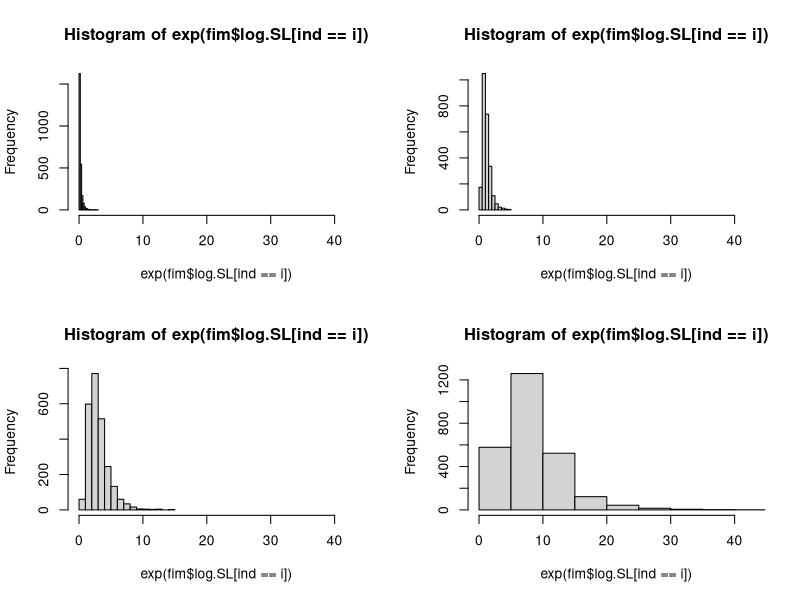
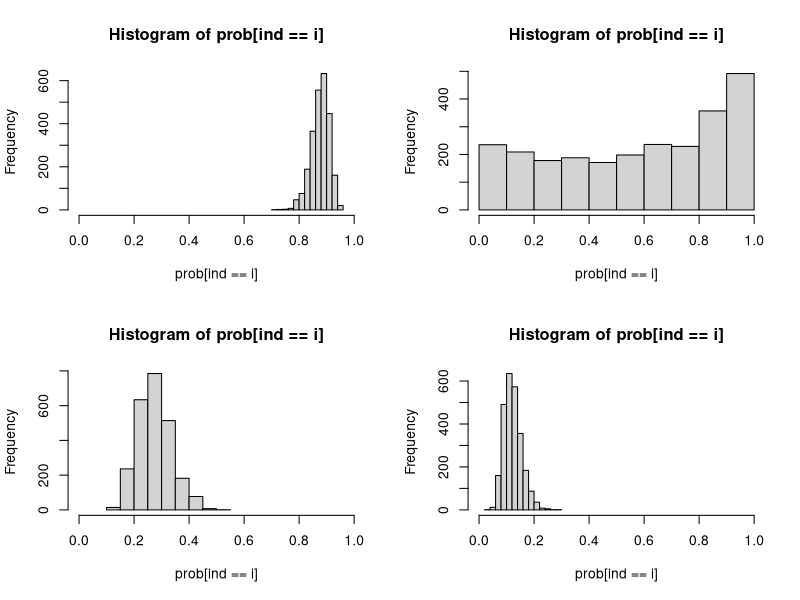

The R source for these figures, in order: (Note: this script raises an error after producing the figures.)
rm(list=ls(all=TRUE))
set.seed(1)

#parameters
nobs=10000
ngroup=4
mu.SL.true=mu.SL=c(-2,0,1,2)
sd.SL.true=sd.SL=c(1,0.5,0.5,0.5)
mu.TA.true=mu.TA=c(2,0.5,-1,-2)
sd.TA.true=sd.TA=c(0.3,2,0.3,0.3)

#get group assignments
tmp=rmultinom(nobs,size=1,prob=rep(1/ngroup,ngroup))
ind=rep(NA,nobs)
for (i in 1:nobs){
  ind[i]=which(tmp[,i]==1)
}

#get SL
fim=data.frame(log.SL=rep(NA,nobs),
               logit.TA=rep(NA,nobs))
fim$log.SL=rnorm(nobs,mean=mu.SL[ind],sd=sd.SL[ind])

#look at SL
par(mfrow=c(2,2))
rango=range(exp(fim$log.SL))
for (i in 1:ngroup) hist(exp(fim$log.SL[ind==i]),xlim=rango)

#get TA
fim$logit.TA=rnorm(nobs,mean=mu.TA[ind],sd=sd.TA[ind])

#look at TA
tmp=exp(fim$logit.TA)
prob=tmp/(1+tmp)
par(mfrow=c(2,2))
rango=c(0,1)
for (i in 1:ngroup) hist(prob[ind==i],xlim=rango)

#export results
setwd('U:\\GIT_models\\hmm_armadillo')
write.csv(fim,'fake data.csv',row.names=F)